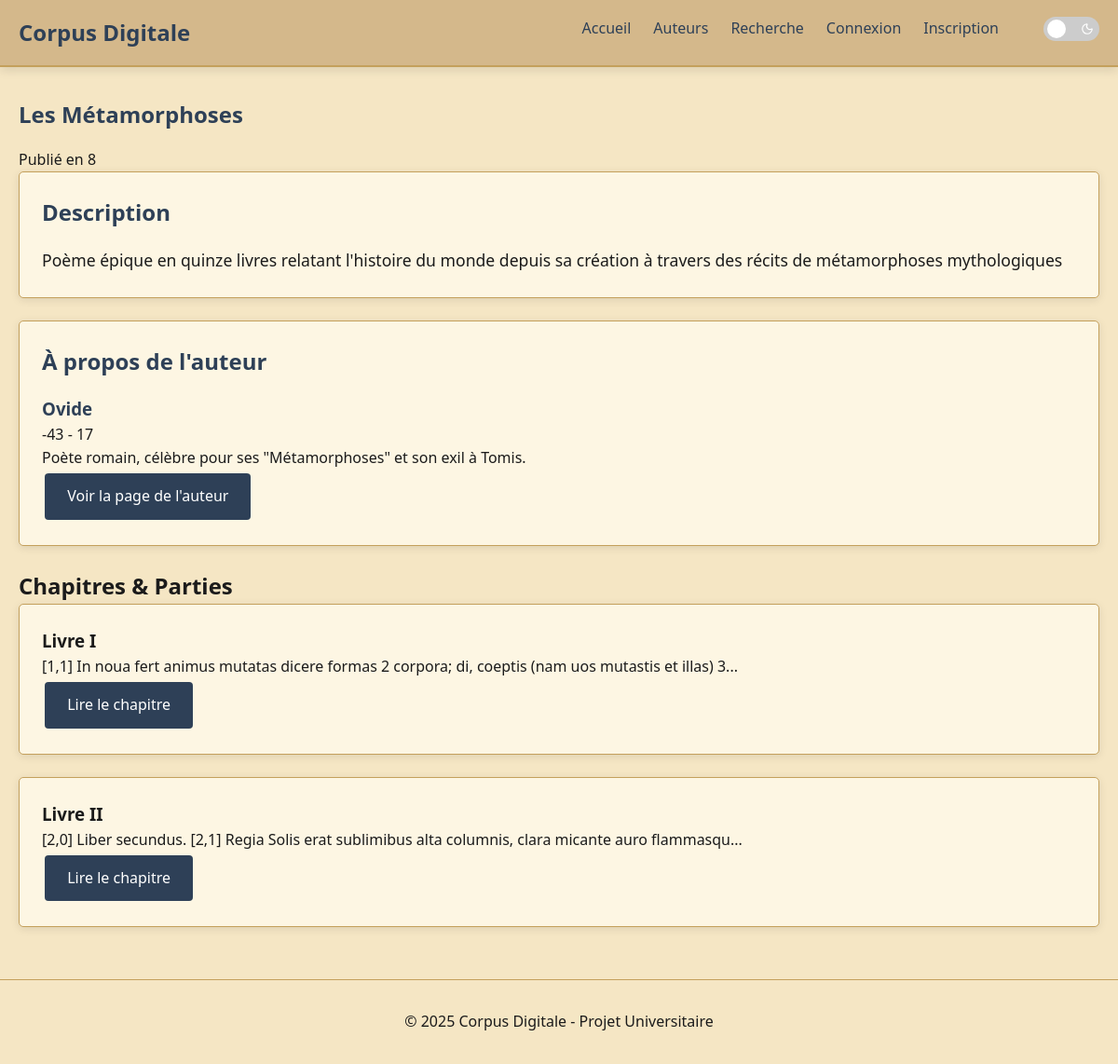
The app's page /authors/ovide/books/les-metamorphoses with its own data.
### tables this page shows
CREATE TABLE books (
    book_id INTEGER PRIMARY KEY AUTO_INCREMENT,
    author_id INTEGER NOT NULL,
    title VARCHAR(255) NOT NULL,
    url_title VARCHAR(255) NOT NULL,
    publication_year INTEGER,
    description TEXT,
    FOREIGN KEY (author_id) REFERENCES authors(author_id)
);

CREATE TABLE authors (
    author_id INTEGER PRIMARY KEY AUTO_INCREMENT,
    name VARCHAR(100) NOT NULL,
    url_name VARCHAR(100) NOT NULL UNIQUE,
    image LONGBLOB DEFAULT NULL,
    birth_year INTEGER,
    death_year INTEGER,
    biography TEXT
);

CREATE TABLE chapters (
    chapter_id INTEGER PRIMARY KEY AUTO_INCREMENT,
    book_id INTEGER NOT NULL,
    title VARCHAR(255),
    chapter_number INTEGER NOT NULL,
    content LONGTEXT NOT NULL,
    FOREIGN KEY (book_id) REFERENCES books(book_id)
);

### includes/utils.php (called while the page is built, shortened)
<?php
function getAuthorUrl(string $urlName): string {
    return '/authors/' . $urlName;
}
function getBookUrl(string $authorUrlName, string $bookUrlTitle): string  {
    return getAuthorUrl($authorUrlName) . '/books/' . $bookUrlTitle;
}
function getChapterUrl(string $authorUrlName, string $bookUrlTitle, string $chapterNumber): string  {
    return getBookUrl($authorUrlName, $bookUrlTitle) . '/chapters/' . $chapterNumber;
}
function h(string $text): string {
    return htmlspecialchars($text, ENT_QUOTES, 'UTF-8');
}

### content/book.php (the view, shortened to what this page needs)
<?php
include 'includes/header.php';
$author_info = null;
$book_info = null;
$chapters = [];
$db = getDbConnection();
$query = "SELECT
    books.book_id, books.url_title, books.title, books.publication_year, books.description,
    authors.name, authors.url_name, authors.birth_year, authors.death_year, authors.biography
FROM books
    JOIN authors ON books.author_id = authors.author_id
WHERE books.url_title = :title
    AND authors.url_name = :author_name";
$stmt = $db->prepare($query);
$stmt->bindParam(":author_name", $author);
$stmt->bindParam(":title", $book);
$stmt->execute();
$result = $stmt->fetch(PDO::FETCH_ASSOC);
if ($result) {
    $author_info = [
        'name' => $result['name'],
        'url_name' => $result['url_name'],
        'birth_year' => $result['birth_year'],
        'death_year' => $result['death_year'],
        'biography' => $result['biography']
    ];
    $book_info = [
        'title' => $result['title'],
        'url_title' => $result['url_title'],
        'publication_year' => $result['publication_year'],
        'description' => $result['description']
    ];
    $query = "SELECT * FROM chapters WHERE book_id = :book_id ORDER BY chapter_number";
    $stmt = $db->prepare($query);
    $stmt->bindParam(":book_id", $result['book_id']);
    $stmt->execute();
    $chapters = $stmt->fetchAll(PDO::FETCH_ASSOC);
} else {
    header("Location: " .getAuthorUrl($author));
    exit();
}
?>
    <div class="container">
        <?php if ($book_info): ?>
            <div class="book-header">
                <h1 class="card-title"><?php echo h($book_info['title']); ?></h1>
                <p class="book-year">
                    <?php echo ($book_info['publication_year'] ? 'Publié en ' . $book_info['publication_year'] : 'Date de publication inconnue'); ?>
                </p>
            </div>
            <div class="card">
                <h2 class="card-title">Description</h2>
                <div class="text-content">
                    <?php echo nl2br(h($book_info['description'] ?: 'Aucune description disponible.')); ?>
                </div>
            </div>
            <div class="author-section card">
                <h2 class="card-title">À propos de l'auteur</h2>
                <h3><a href="<?= getAuthorUrl($author_info['url_name']); ?>"><?php echo h($author_info['name']); ?></a></h3>
                <p class="author-years">
                    <?php echo ($author_info['birth_year'] ?: '?'); ?> -
                    <?php echo ($author_info['death_year'] ?: '?'); ?>
                </p>
                <div class="author-bio-preview">
                    <?php echo (strlen($author_info['biography']) > 200 ?
                        substr(h($author_info['biography']), 0, 200) . '...' :
                        h($author_info['biography'])); ?>
                </div>
                <a href="<?= getAuthorUrl($author_info['url_name']); ?>" class="btn">Voir la page de l'auteur</a>
            </div>
            <?php if (count($chapters) > 0): ?>
                <h2>Chapitres & Parties</h2>
                <div class="chapter-list">
                    <?php foreach ($chapters as $chapter): ?>
                        <div class="chapter-item card">
                            <h3><?php echo h($chapter['title'] ?: 'Chapitre ' . $chapter['chapter_number']); ?></h3>
                            <p><?php echo (strlen($chapter['content']) > 100 ?
                                    substr(h($chapter['content']), 0, 100) . '...' :
                                    h($chapter['content'])); ?></p>
                            <a href="<?=getChapterUrl($author_info['url_name'], $book_info['url_title'], $chapter['chapter_number']);?>" class="btn">Lire le chapitre</a>
                        </div>
                    <?php endforeach; ?>
                </div>
            <?php endif; ?>
        <?php else: ?>
            <p>Livre non trouvé.</p>
        <?php endif; ?>
    </div>
<?php include 'includes/footer.php'; ?>

### router.php (shortened to what this page needs)
<?php
$requestUri = $_SERVER['REQUEST_URI'];
class Router {
    private $routes = [];
    public function addRoute(string $method, string $path, $handler): Router {
        $this->routes[] = [
            'method' => $method,
            'path' => $path,
            'handler' => $handler
        ];
        return $this;
    }
    public function setNotFoundHandler(callable $handler): Router {
        return $this;
    }
    public function handleRequest(string $requestMethod, string $requestPath): bool {
        try {
            $requestPath = parse_url($requestPath, PHP_URL_PATH);
            $requestPath = trim($requestPath, '/');
            foreach ($this->routes as $route) {
                $pattern = $this->convertRouteToPattern($route['path']);
                if (preg_match($pattern, $requestPath, $matches)) {
                    array_shift($matches);
                    return $this->executeHandler($route['handler'], $matches);
                }
            }
            return false;
        } catch (Throwable $e) {
            header("HTTP/1.0 500 Internal Server Error");
            ob_clean();
            if (isset($_SERVER['HTTP_ACCEPT']) && strpos($_SERVER['HTTP_ACCEPT'], 'application/json') !== false) {
                header('Content-Type: application/json');
                echo json_encode(['error' => 'Internal Server Error', 'message' => $e->getMessage()]);
            } else {
                ob_clean();
                include "errors/500.php";
            }
            return false;
        }
    }
    private function convertRouteToPattern(string $route): string {
        $route = preg_replace('~\{([^/]+)}~', '([^/]+)', $route);
        return '~^' . $route . '$~';
    }
    private function executeHandler($handler, array $params = []): bool {
        if (is_callable($handler)) {
            return $handler(...$params) !== false;
        } elseif (is_string($handler) && file_exists($handler)) {
            extract($params, EXTR_SKIP);
            include $handler;
            return true;
        } elseif (is_array($handler) && count($handler) === 2) {
            $file = $handler[0];
            $variables = $handler[1];
            foreach ($variables as $key => $value) {
                if (is_string($value) && substr($value,0, 1) === '$') {
                    $index = (int)substr($value, 1) - 1;
                    if (isset($params[$index])) {
                        $variables[$key] = $params[$index];
                    }
                }
            }
            extract($variables, EXTR_SKIP);
            require $file;
            return true;
        }
        return false;
    }
}
$router = new Router();
$router->addRoute('GET', '', 'index.php')
    ->addRoute('GET', 'index', 'index.php')
    ->addRoute('GET', 'index.php', 'index.php')
    ->addRoute('GET', 'search', 'research/search.php')
    ->addRoute('GET', 'authors', 'research/authors.php')
    ->addRoute('GET', 'authors/{author}', ['content/author.php', ['author' => '$1']])
    ->addRoute('GET', 'authors/{author}/books/{book}', ['content/book.php', ['author' => '$1', 'book' => '$2']])
    ->addRoute('GET', 'authors/{author}/books/{book}/chapters/{chapter}', ['content/chapter.php', ['author' => '$1', 'book' => '$2', 'chapter' => '$3']])
    ->addRoute('GET', 'suggestions/suggest', 'content/suggestions/suggest.php')
    ->addRoute('GET', 'suggestions/my/suggestions', 'content/suggestions/my-suggestions.php')
    ->addRoute('GET', 'suggestions/{suggestionId}/view', ['content/suggestions/view.php', ['suggestionId' => '$1']])
    ->addRoute('GET', 'suggestions/{suggestionId}/edit', ['content/suggestions/edit.php', ['suggestionId' => '$1']]);
$router->addRoute('GET', 'auth/login', 'account/login.php')
    ->addRoute('POST', 'auth/login', 'account/login.php')
    ->addRoute('GET', 'auth/register', 'account/register.php')
    ->addRoute('POST', 'auth/register', 'account/register.php')
    ->addRoute('GET', 'auth/logout', 'account/logout.php')
    ->addRoute('GET', 'account', 'account/account.php')
    ->addRoute('POST', 'account', 'account/account.php');
$router->addRoute('GET', 'api/authors', function() {
    header('Content-Type: application/json');
    include 'api/authors.php';
})
    ->addRoute('GET', 'api/books', function() {
        header('Content-Type: application/json');
        include 'api/books.php';
    })
    ->addRoute('GET', 'api/search', function() {
        header('Content-Type: application/json');
        include 'api/search.php';
    })
    ->addRoute('POST', 'api/suggest', function() {
        header('Content-Type: application/json');
        include 'api/suggestions/suggest.php';
    })
    ->addRoute('POST', 'api/suggestions/edit', function() {
        header('Content-Type: application/json');
        include 'api/suggestions/edit.php';
    })
    ->addRoute('GET', 'api/suggestion-details', function() {
        header('Content-Type: application/json');
        include 'api/suggestion-details.php';
    })
    ->addRoute('POST', 'api/suggestions/approve', function() {
        header('Content-Type: application/json');
        include 'api/suggestions/approve.php';
    })
    ->addRoute('POST', 'api/suggestions/reject', function() {
        header('Content-Type: application/json');
        include 'api/suggestions/reject.php';
    })
    ->addRoute('POST', 'api/suggestions/update-notes', function() {
        header('Content-Type: application/json');
        include 'api/suggestions/updateNotes.php';
    });
$router->addRoute('GET', 'admin/dashboard', 'admin/dashboard.php')
    ->addRoute('GET', 'admin/users', 'admin/users.php')
    ->addRoute('GET', 'admin/suggestions', 'admin/suggestions.php');
$router->setNotFoundHandler(function() {
    header("HTTP/1.0 404 Not Found");
    include 'errors/404.php';
});
$router->handleRequest($_SERVER['REQUEST_METHOD'], $requestUri);

### includes/header.php (shortened to what this page needs)
<?php
require_once 'includes/utils.php';
$loggedIn = isset($_SESSION['user']);
$isAdmin = $loggedIn && isset($_SESSION['user']) && $_SESSION['user']['is_admin'];
?>
<!DOCTYPE html>
<html lang="fr">
<head>
    <link rel="stylesheet" href="/assets/css/style.css">
</head>
<body>
    <header>
        <div class="container">
            <div class="logo">
                <h1><a onclick='window.location.href="/"'>Corpus Digitale</a></h1>
            </div>
            <nav id="mainNav">
                <ul>
                    <li><a onclick='window.location.href="/index"'>Accueil</a></li>
                    <li><a onclick='window.location.href="/authors"'>Auteurs</a></li>
                    <li><a onclick='window.location.href="/search"'>Recherche</a></li>
                    <?php if ($loggedIn): ?>
                        <li><a onclick='window.location.href="/suggestions/my/suggestions"'>Suggestions</a></li>
                        <?php if ($isAdmin): ?>
                            <li><a onclick='window.location.href="/admin/dashboard"'>Admin</a></li>
                        <?php endif; ?>
                        <li><a onclick='window.location.href="/account"'><?php echo h($_SESSION['user']["username"]); ?></a></li>
                        <li><a onclick='window.location.href="/auth/logout"'>Déconnexion</a></li>
                    <?php else: ?>
                        <li><a onclick='window.location.href="/auth/login"'>Connexion</a></li>
                        <li><a onclick='window.location.href="/auth/register"'>Inscription</a></li>
                    <?php endif; ?>
                    <li class="dark-mode-container">
                        <label class="dark-mode-toggle">
                            <span class="slider">
                                <i data-lucide="sun" class="icon-light"></i>
                                <i data-lucide="moon" class="icon-dark"></i>
                            </span>
                        </label>
                    </li>
                </ul>
            </nav>
        </div>
    </header>
    <main>

### includes/footer.php (shortened to what this page needs)
</main>
    <footer>
        <div class="container">
            <p>&copy; <?php echo date("Y"); ?> Corpus Digitale - Projet Universitaire</p>
        </div>
    </footer>
</body>
</html>

### assets/css/style.css (style rules this page uses)
:root { --primary-color: #2E4057; --secondary-color: #C4A05C; --text-color: #1B1B1B; --light-color: #F5E6C4; --accent-color: #9B2C2C; --danger-color: #B22222; --success-color: #4A7C59; --card-bg: #FDF6E3; --border-color: #C4A05C; --shadow-color: #0000001a; --header-bg: #D4B88B; }
* { margin: 0; padding: 0; box-sizing: border-box; }
body { font-family: 'Segoe UI', Tahoma, Geneva, Verdana, sans-serif; line-height: 1.6; color: var(--text-color); background-color: var(--light-color); }
a { color: var(--primary-color); text-decoration: none; cursor: pointer; }
.container { max-width: 1200px; margin: 0 auto; padding: 0 20px; }
header { background-color: var(--header-bg); box-shadow: 0 4px 10px var(--shadow-color); padding: 1rem 0; border-bottom: 2px solid var(--border-color); }
header .container { display: flex; justify-content: space-between; align-items: center; position: relative; }
.logo h1 { font-size: 1.5rem; font-weight: 700; }
.logo a { color: var(--primary-color); }
main { min-height: calc(100vh - 160px); padding: 2rem 0; }
footer { background-color: var(--light-color); border-top: 1px solid var(--border-color); padding: 2rem 0; text-align: center; }
nav ul { display: flex; list-style: none; }
nav li { margin-left: 1.5rem; }
.dark-mode-container { display: flex; align-items: center; }
.dark-mode-toggle { position: relative; display: inline-block; width: 60px; height: 26px; margin-left: 1.5rem; }
.slider { position: absolute; cursor: pointer; top: 0; left: 0; right: 0; bottom: 0; background-color: #ccc; transition: .4s; border-radius: 34px; display: flex; align-items: center; justify-content: space-between; padding: 0 4px; }
.slider:before { position: absolute; content: ""; height: 20px; width: 20px; left: 4px; bottom: 3px; background-color: white; transition: .4s; border-radius: 50%; z-index: 2; }
.icon-light, .icon-dark { width: 14px; height: 14px; color: white; z-index: 1; }
.icon-light { margin-left: 2px; }
.icon-dark { margin-right: 2px; }
.card { background-color: var(--card-bg); border-radius: 5px; border: 1px solid var(--border-color); box-shadow: 0 2px 10px var(--shadow-color); padding: 1.5rem; margin-bottom: 1.5rem; }
.card-title { font-size: 1.5rem; margin-bottom: 1rem; color: var(--primary-color); }
label { display: block; margin-bottom: 0.5rem; font-weight: 600; }
button, .btn { display: inline-block; background-color: var(--primary-color); color: white; padding: 0.75rem 1.5rem; border: none; border-radius: 4px; cursor: pointer; font-size: 1rem; text-align: center; margin: 0.2rem; }
.text-content { line-height: 1.8; font-size: 1.1rem; }

### records on screen
books: title "Les Métamorphoses", publication_year "8", description "Poème épique en quinze livres relatant l'histoire du monde depuis sa création à travers des récits de métamorphoses mythologiques", author.name "Ovide", author.birth_year "-43", author.death_year "17", author.biography "Poète romain, célèbre pour ses \"Métamorphoses\" et son exil à Tomis."
chapters: title "Livre I", content "[1,1] In noua fert animus mutatas dicere formas 2 corpora; di, coeptis (nam uos mutastis et illas) 3"
chapters: title "Livre II", content "[2,0] Liber secundus. [2,1] Regia Solis erat sublimibus alta columnis, clara micante auro flammasqu"
